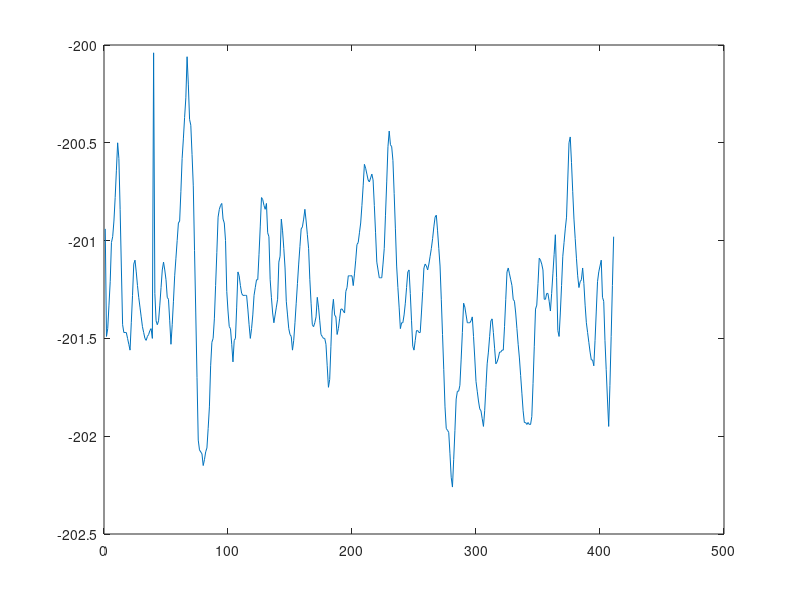
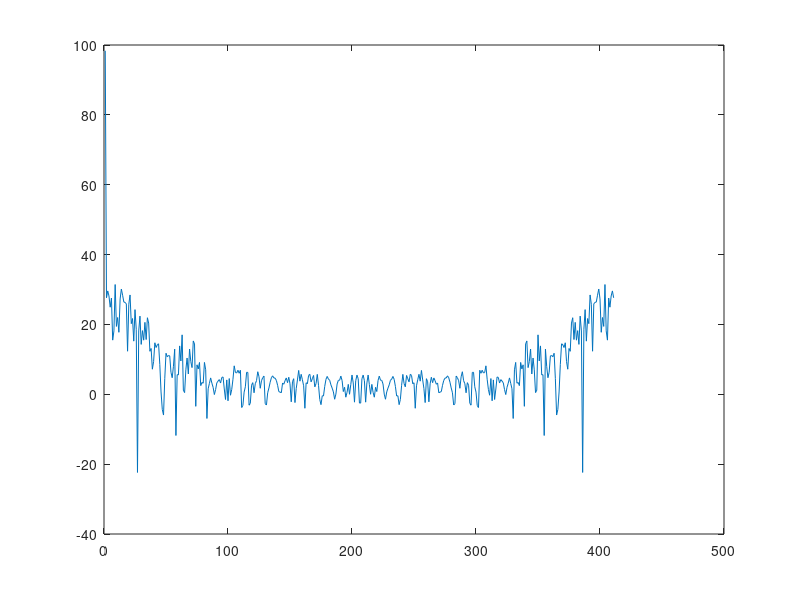

Reproduce these figures in MATLAB, in order. (Note: this script raises an error after producing the figures.)
close all;
clear all;
clc;

Data1 = csvread('straight3.csv');
%Data2 = csvread('zigzag1600and1070.3.csv');
%Data3 = csvread('test1650.csv');

Step1(:,2) = Data1(:,1)+180;    %angle
%for(
%if(Step1(:,2)>360) {Step1(:,2) = Step1(:,2) - 180;}
Step1(:,1) = Data1(:,3);    %time
%Step2(:,2) = Data2(:,1);
%Step2(:,1) = Data2(:,4);
%Step3(:,2) = Data3(:,1);
%Step3(:,1) = Data3(:,4);

%% FFT
plot(Data1(:,1));
figure;

input = Data1(:,1);

input_fft = mag2db(abs(fft(input)));

plot(input_fft);


%% Noise
%hold;
%P1 = scatter(Step1(:,1),Step1(:,2));
%P2 = plot(Step2(:,1),Step2(:,2));
%P3 = plot(Step3(:,1),Step3(:,2));

set( P1, 'color', '[1 0 0]', 'LineWidth', 2 );
%set( P2, 'color', '[0 .5 0]', 'LineWidth', 2 );
%set( P3, 'color', '[0 0 1]', 'LineWidth', 2 );

%title('Step response with and without control')
%xlabel('Time [s]')
%ylabel('Velocity [m \cdot s^{-1}]')
% xlim([3 7]);
%legend('Voltage step', 'P control','P control with Feed forward','Location', 'southeast' )
grid on
set(gca,'GridLineStyle',':', 'GridColor', 'k', 'GridAlpha', .6)
